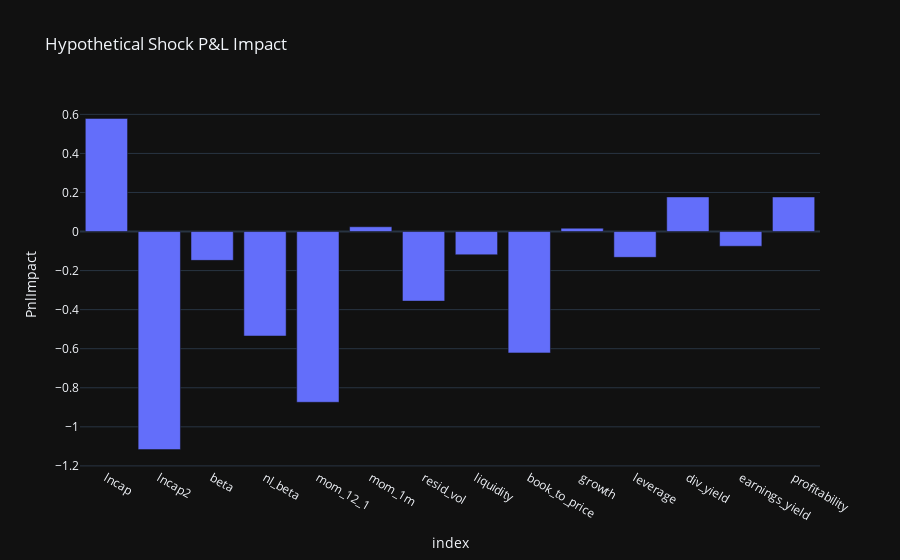

Notebook code for this chart:
### Markdown cell above
## 8. Scenario Analysis
Simulate portfolio P&L under a hypothetical factor shock:

$$ \Delta \text{P\&L}_f = x_f(t)\,\Delta r_f^{\mathrm{shock}} $$

### Code cell
# 8. Scenario analysis
shock = pd.Series(np.random.randn(len(contrib.columns)), index=contrib.columns)
impact = pfa.scenario_analysis(shock, last_date)
impact_df = impact.reset_index(name='PnlImpact')
fig = px.bar(impact_df, x='index', y='PnlImpact', title='Hypothetical Shock P&L Impact')
fig.show()

### Figure 1 — Plotly figure (JSON) as saved in the notebook; plotly's stock layout.template omitted (floating-point values rounded to 4 significant figures)
{"data": [{"hovertemplate": "index=%{x}<br>PnlImpact=%{y}<extra></extra>", "legendgroup": "", "marker": {"color": "#636efa", "pattern": {"shape": ""}}, "name": "", "orientation": "v", "showlegend": false, "textposition": "auto", "x": ["lncap", "lncap2", "beta", "nl_beta", "mom_12_1", "mom_1m", "resid_vol", "liquidity", "book_to_price", "growth", "leverage", "div_yield", "earnings_yield", "profitability"], "xaxis": "x", "y": [0.5794, -1.117, -0.1476, -0.535, -0.8743, 0.02459, -0.3563, -0.1189, -0.6215, 0.01713, -0.1321, 0.1773, -0.0753, 0.1772], "yaxis": "y", "type": "bar"}], "layout": {"xaxis": {"anchor": "y", "domain": [0.0, 1.0], "title": {"text": "index"}}, "yaxis": {"anchor": "x", "domain": [0.0, 1.0], "title": {"text": "PnlImpact"}}, "legend": {"tracegroupgap": 0}, "title": {"text": "Hypothetical Shock P&L Impact"}, "barmode": "relative"}}
